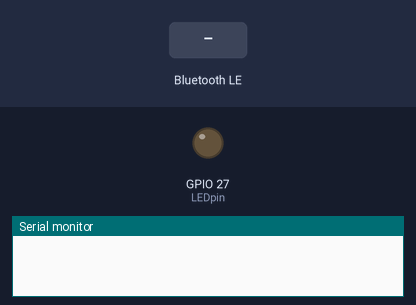
The sketch below on a simulated ESP32. Parts: output pins drawn as LEDs (lit = HIGH), the last lines printed to the serial monitor. The test bench sets the inputs (shaded band). Nothing arrives over Bluetooth unless stated; a phone connects over Bluetooth LE 3 s after start.

Above: at 1.2 s.
1.3 s: Bluetooth LE write "LED" received
At 2.5 s:
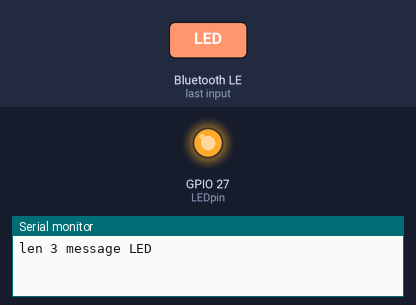
2.8 s: Bluetooth LE write "1" received
Timing chart, 0 to 5.8 s (numbered marks = the images above; inputs shaded):
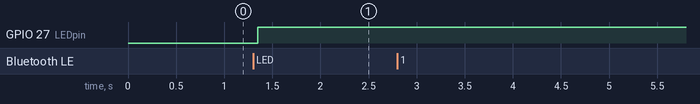

The sketch:

Listing5-8.ino
```cpp
/*******************************************************************************
 * Sketch name: BLE with two-way serial communication
 * Description:
 * Created on:  February 2023
 * Author:      Neil Cameron
 * Book:        ESP32 Communication
 * Chapter :    5 - BLE beacons
 ******************************************************************************/

#include <BLEDevice.h>          // include BLE library
#include <BLE2902.h>          //    and BLE2902 library
BLEServer * Server;         // define BLE server,
BLEService * Service;         //    service,
BLECharacteristic * Char;       //    characteristic
BLECharacteristic * RXChar;
BLEDescriptor * Desc;         //    and descriptor
BLE2902 * Notfy;
char ServUUID[] = "6e400001-b5a3-f393-e0a9-e50e24dcca9e"; // UUIDs
char RXUUID[] =   "6e400002-b5a3-f393-e0a9-e50e24dcca9e";
char CharUUID[] = "6e400003-b5a3-f393-e0a9-e50e24dcca9e";
int count = 0, clientCon = 0;
String str;
char msg[24];           // char array to store message
int LED, LEDpin = 27;

class RXCharCallback: public BLECharacteristicCallbacks
{
  void onWrite(BLECharacteristic * RXChar)
  {
    std::string str = RXChar->getValue();
    Serial.printf("len %d message ", str.length());  // update displayed notification
    for (int i=0; i<str.length(); i++) Serial.print(str[i]);
    Serial.println();
    if(str == "LED") LED = !digitalRead(LEDpin);
    digitalWrite(LEDpin, LED);
  }
};

class ServerCallback : public BLEServerCallbacks  // callback function
{
  void onConnect(BLEServer * Server)    // client connect to server
  {
    clientCon = 1;
    Serial.println("connected to client");
    delay(500);
  }
  void onDisconnect(BLEServer * Server)   // client disconnect from server
  {
    clientCon = 0;
    delay(500);
    Server->startAdvertising();     // server start advertising
    Serial.println("client disconnected\nstarted advertising");
  }
};

void setup()
{
  pinMode(LEDpin, OUTPUT);
  Serial.begin(115200);
  BLEDevice::init("ESP32");       // define BLE device name,
  Server = BLEDevice::createServer();
  Server->setCallbacks(new ServerCallback());
  Service = Server->createService(ServUUID);    // add service to server
  Char = Service->createCharacteristic(CharUUID,    // add characteristic to server
           BLECharacteristic::PROPERTY_NOTIFY);
  Desc = new BLE2902();
  Char->addDescriptor(Desc);        // add descriptor to characteristic
  Notfy = (BLE2902*)Desc;       // link notifier to descriptor
  RXChar = Service->createCharacteristic(RXUUID,    // add characteristic to server
           BLECharacteristic::PROPERTY_WRITE);
  RXChar->setCallbacks(new RXCharCallback());
  Service->start();
  Server->getAdvertising()->start();    // start advertising services
}

void loop()
{
  if(clientCon == 1)          // client connected to server
  {
    count++;
    str = "LED "+String(LED)+" "+"counts "+String(count)+","+String(0.5*count); // create message
    str.toCharArray(msg, 24);       // convert to character array
    Char->setValue(msg);        // set characteristic to message
    Char->notify();
    Serial.printf("notify %d msg %s \n",
                   Notfy->getNotifications(), msg);
    delay(5000);
  }
}
```

Measured:
- after the input at 1.3 s, GPIO 27 (LEDpin): LOW → HIGH after 0.05 s
